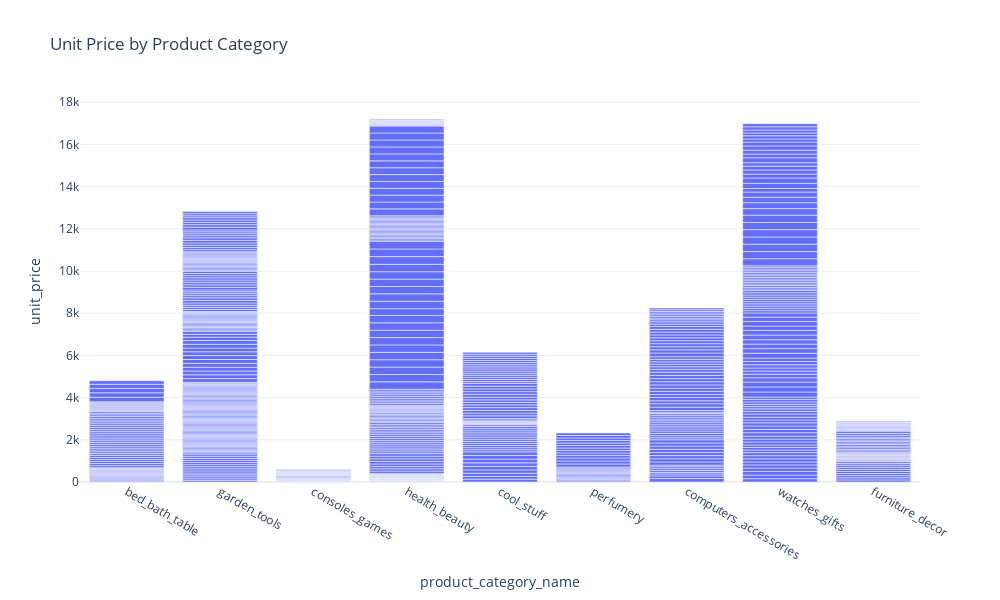

The cell this chart's notebook holds for it:
### Code cell
# Bar plot of Unit Price by Product Category
fig = px.bar(data, x='product_category_name', y='unit_price', title='Unit Price by Product Category',width=1000,height=600)
fig.show()

### Figure 1 — Plotly figure (JSON) as saved in the notebook; plotly's stock layout.template omitted (floating-point values rounded to 4 significant figures; data arrays with more than 128 entries replaced by an {"elided": "..."} marker saying what was removed)
{"data": [{"alignmentgroup": "True", "hovertemplate": "product_category_name=%{x}<br>unit_price=%{y}<extra></extra>", "legendgroup": "", "marker": {"color": "#636efa", "pattern": {"shape": ""}}, "name": "", "offsetgroup": "", "orientation": "v", "showlegend": false, "textposition": "auto", "type": "bar", "x": {"elided": "676 str values"}, "xaxis": "x", "y": {"elided": "676 float values"}, "yaxis": "y"}], "layout": {"barmode": "relative", "height": 600, "legend": {"tracegroupgap": 0}, "title": {"text": "Unit Price by Product Category"}, "width": 1000, "xaxis": {"anchor": "y", "autorange": true, "domain": [0, 1], "range": [-0.5, 8.5], "title": {"text": "product_category_name"}, "type": "category"}, "yaxis": {"anchor": "x", "autorange": true, "domain": [0, 1], "range": [0, 18110.0], "title": {"text": "unit_price"}, "type": "linear"}}}
